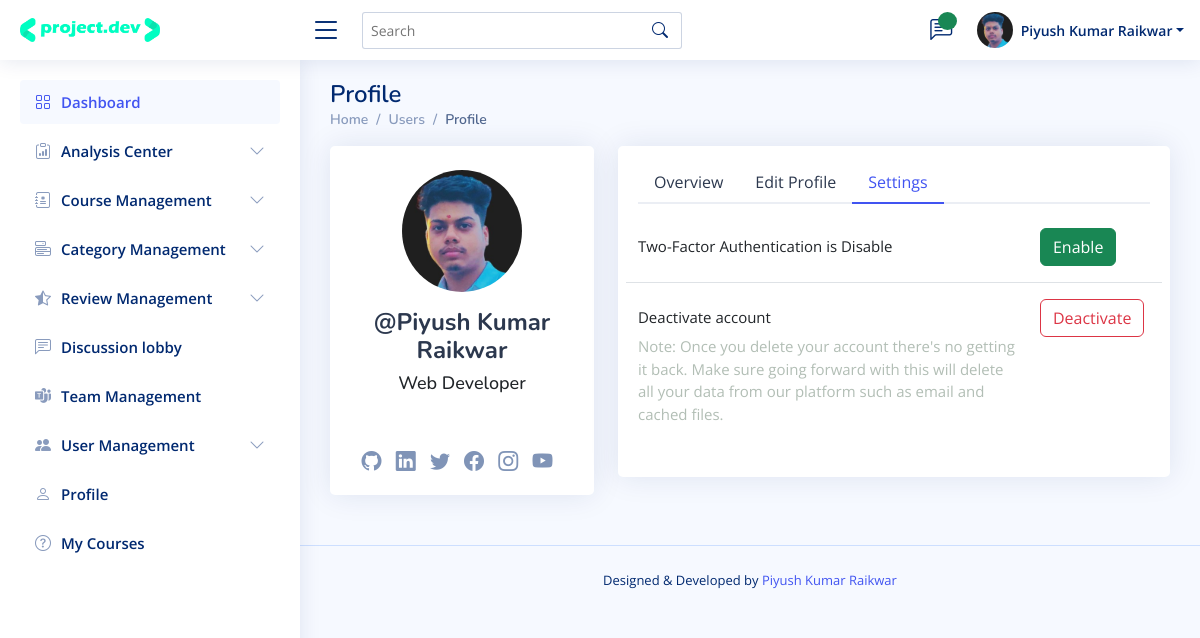
The app's page /admin/users-profile-settings.php (signed in) with its own data.
### tables this page shows
CREATE TABLE `user_data` (
  `user_id` int(11) NOT NULL,
  `full_name` varchar(255) NOT NULL,
  `username` varchar(255) NOT NULL,
  `password` text NOT NULL,
  `role` varchar(255) NOT NULL,
  `designation` varchar(255) NOT NULL DEFAULT 'designation',
  `about_text` text NOT NULL DEFAULT 'Write something about your self.',
  `profile_picture` text NOT NULL,
  `forgot_pwd_otp` varchar(255) NOT NULL,
  `phone` varchar(255) NOT NULL DEFAULT 'Enter your phone number',
  `tfa` varchar(255) NOT NULL DEFAULT 'No',
  `email` varchar(255) NOT NULL,
  `fb` text NOT NULL,
  `insta` text NOT NULL,
  `twitter` text NOT NULL,
  `linkedin` text NOT NULL,
  `github` text NOT NULL,
  `youtube` text NOT NULL,
  `date` varchar(255) NOT NULL,
  `active_record` varchar(11) NOT NULL DEFAULT 'Yes'
);

### admin/users-profile-settings.php (the view, shortened to what this page needs)
<?php include('admin_header.php');
include('private_files/system_configure_setting.php') ?>
<body>
  <?php include("navbar.php") ?>
  <?php include('sidebar.php') ?>
  <main id="main" class="main">
    <div class="pagetitle">
      <h1>Profile</h1>
      <nav>
        <ol class="breadcrumb">
          <li class="breadcrumb-item"><a href="index.php">Home</a></li>
          <li class="breadcrumb-item">Users</li>
          <li class="breadcrumb-item active">Profile</li>
        </ol>
      </nav>
    </div>
    <section class="section profile">
      <div class="row">
        <div class="col-xl-4">
          <?php $user_id = $_SESSION['user_id'];
          $sql_show_user_overview = "SELECT * FROM user_data WHERE user_id = '{$user_id}' ";
          $result_sql_show_user_overview = mysqli_query($conn, $sql_show_user_overview) or die("Query Failed!!");
          if (mysqli_num_rows($result_sql_show_user_overview) > 0) {
            while ($row_user_overview = mysqli_fetch_assoc($result_sql_show_user_overview)) {
          ?>
              <div class="card">
                <div class="card-body profile-card pt-4 d-flex flex-column align-items-center">
                  <img src="upload_media/users_profiles_picture/<?php echo $row_user_overview['profile_picture'] ?>" alt="Profile" class="rounded-circle">
                  <h2 class='text-center mt-3 pb-2'>@<?php echo $row_user_overview['username'] ?></h2>
                  <h3 class='text-center'><?php echo $row_user_overview['designation'] ?></h3>
                  <div class="social-links mt-5">
                    <a href="<?php echo $row_user_overview['github'] ?>" class="linkedin"><i class="bi bi-github"></i></a>
                    <a href="<?php echo $row_user_overview['linkedin'] ?>" class="linkedin"><i class="bi bi-linkedin"></i></a>
                    <a href="<?php echo $row_user_overview['twitter'] ?>" class="twitter"><i class="bi bi-twitter"></i></a>
                    <a href="<?php echo $row_user_overview['fb'] ?>" class="facebook"><i class="bi bi-facebook"></i></a>
                    <a href="<?php echo $row_user_overview['insta'] ?>" class="instagram"><i class="bi bi-instagram"></i></a>
                    <a href="<?php echo $row_user_overview['youtube'] ?>" class="instagram"><i class="bi bi-youtube"></i></a>
                  </div>
                </div>
              </div>
        </div>
        <div class="col-xl-8">
          <div class="card">
            <div class="card-body pt-3">
              <ul class="nav nav-tabs nav-tabs-bordered">
                <li class="nav-item">
                  <a style='color:#2c384e' href="users-profile-overview.php" class="nav-link">Overview</a>
                </li>
                <li class="nav-item">
                  <a style='color:#2c384e' href="users-profile-edit.php" class="nav-link">Edit Profile</a>
                </li>
                <li class="nav-item">
                  <button class="nav-link active" data-bs-toggle="tab" data-bs-target="#profile-edit"><a href="users-profile-settings.php">Settings</a></button>
                </li>
              </ul>
              <div class="tab-content pt-2">
                <div class="tab-pane fade show active profile-overview" id="profile-overview">
                  <form>
                    <?php $two_factor_auth = '';
                    if ($row_user_overview['tfa'] == 'No') {
                      $two_factor_auth = 'Disable';
                    } else {
                      $two_factor_auth = 'Enable';
                    } ?>
                    <div class="row mb-3 pt-3">
                      <label for="full_name" class="col-md-8 col-lg-9 col-form-label">Two-Factor Authentication is <?php echo $two_factor_auth ?> </label>
                      <div class="col-md-4 col-lg-3">
                        <?php if ($row_user_overview['tfa'] == 'No') { ?>
                          <button type="submit" class="btn btn-success"><a style='color:#fff' href="two_factor_authentication.php">Enable</a></button>
                        <?php } else {
                        ?>
                          <a class="btn btn-outline-danger" href="two_factor_authentication_disable.php">Disable</a>
                        <?php
                        }
                        ?>
                      </div>
                    </div>
                    <div class="row mb-3 border-top pt-3">
                      <div class="col-md-8 col-lg-9">
                        <label for="full_name" class="col-form-label">Deactivate account</label>
                        <p style="color:#B2BEB5">Note: Once you delete your account there's no getting it back. Make sure going forward with this will delete all your data from our platform such as email and cached files.</p>
                      </div>
                      <div class="col-md-4 col-lg-3">
                        <a class="btn btn-outline-danger" href="deactivate_user_account.php">Deactivate</a>
                      </div>
                    </div>
                  </form>
              <?php }
          } ?>
                </div>
              </div>
            </div>
          </div>
        </div>
    </section>
  </main>
  <?php include('admin_footer.php') ?>

### admin/assets/css/style.css (style rules this page uses)
:root { scroll-behavior: smooth; }
body { font-family: "Open Sans", sans-serif; background: #f6f9ff; color: #444444; }
a { color: #4154f1; text-decoration: none; }
h1, h2, h3, h4, h5, h6 { font-family: "Nunito", sans-serif; }
#main { margin-top: 60px; padding: 20px 30px; transition: all 0.3s; }
.pagetitle { margin-bottom: 10px; }
.pagetitle h1 { font-size: 24px; margin-bottom: 0; font-weight: 600; color: #012970; }
.card { margin-bottom: 30px; border: none; border-radius: 5px; box-shadow: 0px 0 30px rgba(1, 41, 112, 0.1); }
.card-body { padding: 0 20px 20px 20px; }
.breadcrumb { font-size: 14px; font-family: "Nunito", sans-serif; color: #899bbd; font-weight: 600; }
.breadcrumb a { color: #899bbd; transition: 0.3s; }
.breadcrumb .breadcrumb-item::before { color: #899bbd; }
.breadcrumb .active { color: #51678f; font-weight: 600; }
.nav-tabs-bordered { border-bottom: 2px solid #ebeef4; }
.nav-tabs-bordered .nav-link { margin-bottom: -2px; border: none; color: #2c384e; }
.nav-tabs-bordered .nav-link.active { background-color: #fff; color: #4154f1; border-bottom: 2px solid #4154f1; }
@media (min-width: 1200px) { #main, #footer { margin-left: 300px; } }
.profile .profile-card img { max-width: 120px; }
.profile .profile-card h2 { font-size: 24px; font-weight: 700; color: #2c384e; margin: 10px 0 0 0; }
.profile .profile-card h3 { font-size: 18px; }
.profile .profile-card .social-links a { font-size: 20px; display: inline-block; color: rgba(1, 41, 112, 0.5); line-height: 0; margin-right: 10px; transition: 0.3s; }
.profile .profile-overview .row { margin-bottom: 20px; font-size: 15px; }

### records on screen
user_data: profile_picture (picture), username "Piyush Kumar Raikwar", designation "Web Developer", tfa "Disable", shows "Enable"

### other values on screen
$_SESSION['username'] "Piyush Kumar Raikwar"
